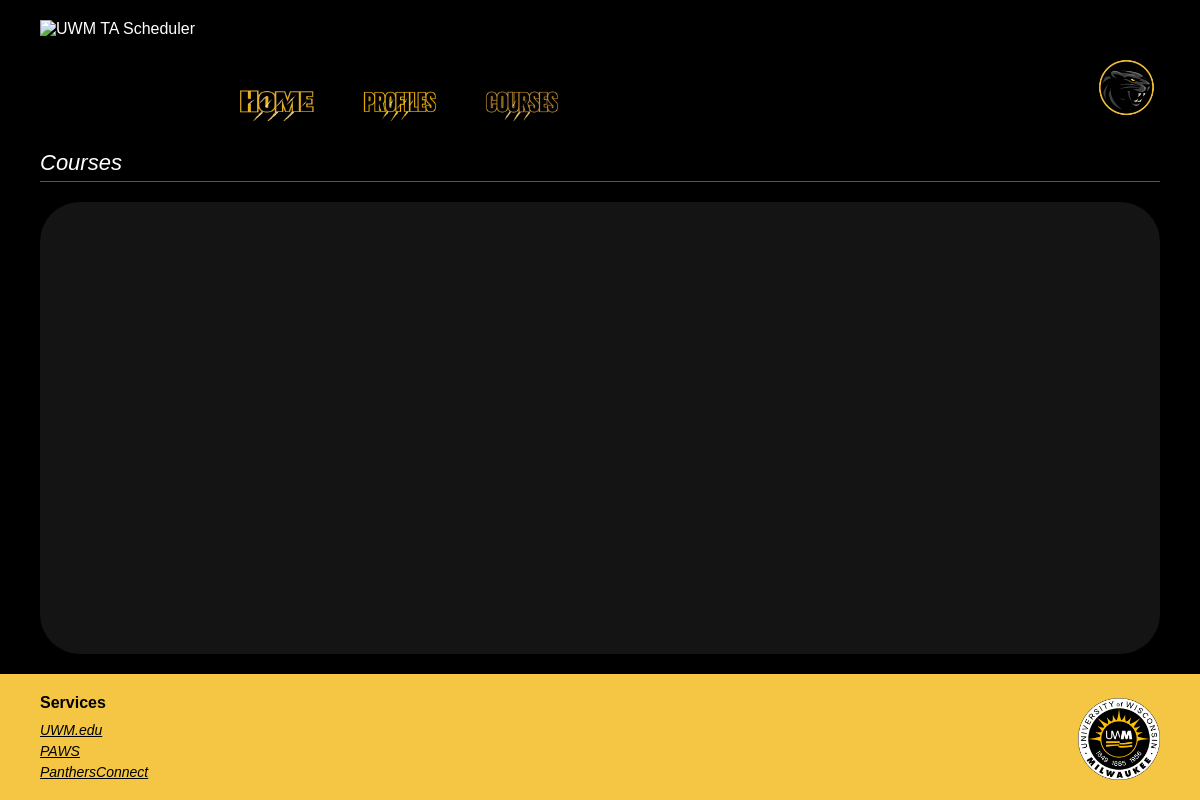
Before: /home/Courses.html (signed in) with the older database file.
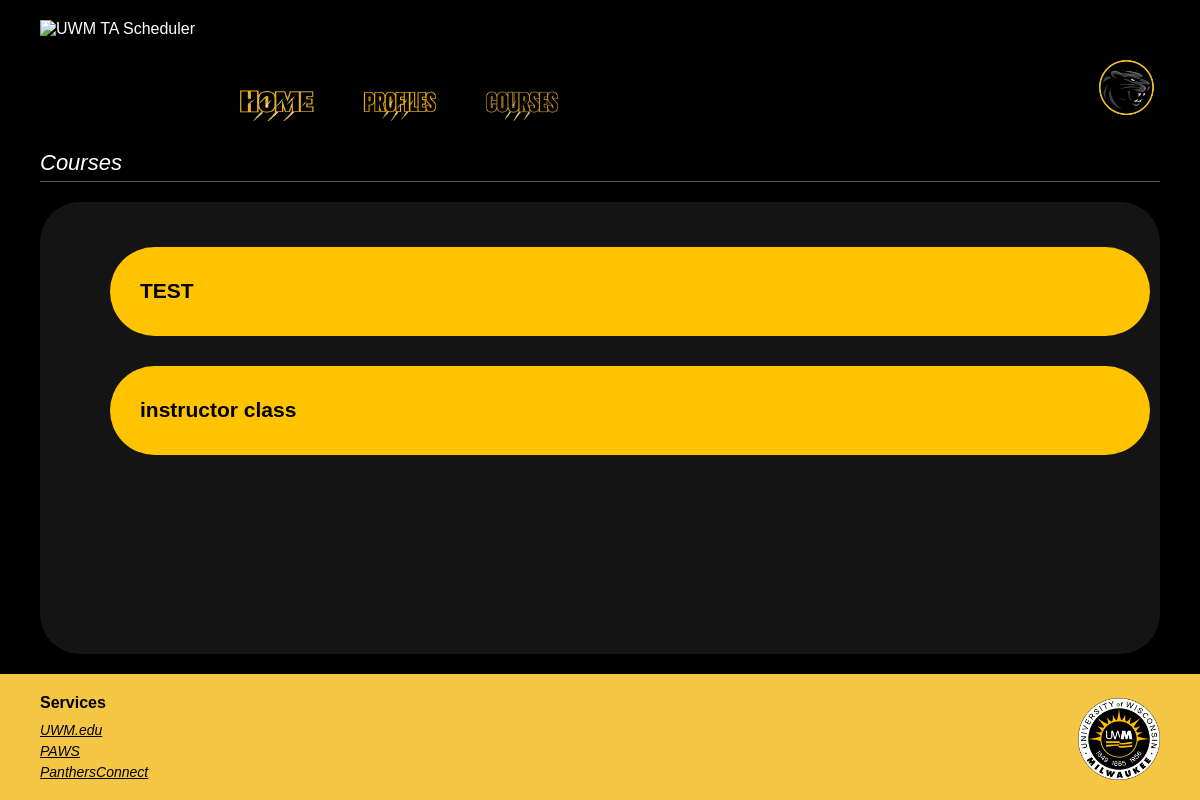
After: the same page with the newer database file.
### ta_scheduler/models.py (models this page shows, shortened)
class Course(models.Model):
    SEMESTER_CHOICES = [
        ('spring', 'Spring'),
        ('summer', 'Summer'),
        ('fall', 'Fall'),
        ('winter', 'Winter'),
    ]
    courseName = models.CharField(max_length=100)
    semester = models.CharField(max_length=10, choices=SEMESTER_CHOICES)
    year = models.PositiveIntegerField()

### ta_scheduler/views.py (the view, shortened to what this page needs)
# urls.py: path('home/Courses.html', views.courses, name = 'courses'),
@login_required
def courses(request):
    user = request.user
    allcourses = []
    sections = []
    if(user.role == 'instructor'):
        allcourses = [ci.course for ci in CourseInstructor.objects.filter(instructor = user)]
    if(user.role == 'admin'):
        sections = Section.objects.all()
        allcourses = Course.objects.all()
    if(user.role == 'ta'):
        sections = [st.section for st in SectionTA.objects.filter(ta = user)]
        allcourses = [sc.course for sc in sections]
    if(user.role == 'admin'):
        sections = Section.objects.all()
        allcourses = Course.objects.all()
    users = User.objects.filter(role__in=['ta', 'instructor'])
    return render(request, 'Courses.html', {
        'sections': sections,
        'courses': allcourses,
        'SEMESTER_CHOICES': Course.SEMESTER_CHOICES,
        'users': users,
    })

### templates/Courses.html (shortened to what this page needs)
{% load static %}
<!DOCTYPE html>
<html lang="en">
<head>
    <link rel="stylesheet" href="{% static 'Style.css' %}">
</head>
<body>
<main>
    <header>
        <div class="header-left">
            <img src="{% static 'UWM logo.png' %}" alt="UWM TA Scheduler" class="logo-left"/>
            <nav class="nav">
                <a href="Home.html"><img src="{% static 'Home.png' %}" alt="Home"/></a>
                <a href="Profiles.html"><img src="{% static 'Profiles.png' %}" alt="Profiles"/></a>
                <a href="Courses.html"><img src="{% static 'Courses.png' %}" alt="Courses"/></a>
            </nav>
        </div>
        <div class="pfp-wrapper">
            <a href="#" class="pfp-link">
                <img src="{% static 'pfp.png' %}" alt="Profile Picture"/>
            </a>
        </div>
    </header>
    <div class="Courses">
        Courses
    </div>
    <div class="divider"></div>
    <section class="main-container">
        <div class="courses-list">
            {% for course in courses %}
                <div class="course-container">
                    <a href="{% url 'course_detail' course.id %}" class="course-item">
                        <div>
                            <h2>{{ course.courseName }}</h2>
                        </div>
                    </a>
                </div>
            {% endfor %}
        </div>
    </section>
</main>
<footer>
    <div class="footer-links">
        <h4><strong>Services</strong></h4>
        <a href="#">UWM.edu</a>
        <a href="#">PAWS</a>
        <a href="#">PanthersConnect</a>
    </div>
    <img src="{% static 'Seal.png' %}" alt="UWM Seal" class="footer-logo"/>
</footer>
</body>
</html>

Changed rows visible on the page:
added Course: courseName "TEST"
added Course: courseName "instructor class"
